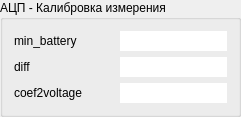
         <widget class="QGroupBox" name="groupBox_9">
          <property name="geometry">
           <rect>
            <x>360</x>
            <y>330</y>
            <width>241</width>
            <height>111</height>
           </rect>
          </property>
          <property name="title">
           <string>АЦП - Калибровка измерения</string>
          </property>
          <layout class="QVBoxLayout" name="verticalLayout_8">
           <item>
            <layout class="QHBoxLayout" name="horizontalLayout_3">
             <item>
              <widget class="QLabel" name="label_2">
               <property name="minimumSize">
                <size>
                 <width>100</width>
                 <height>0</height>
                </size>
               </property>
               <property name="maximumSize">
                <size>
                 <width>100</width>
                 <height>16777215</height>
                </size>
               </property>
               <property name="text">
                <string>min_battery</string>
               </property>
              </widget>
             </item>
             <item>
              <widget class="QLineEdit" name="lineEdit_ADCCalib_MinBattery">
               <property name="minimumSize">
                <size>
                 <width>100</width>
                 <height>0</height>
                </size>
               </property>
               <property name="frame">
                <bool>false</bool>
               </property>
              </widget>
             </item>
            </layout>
           </item>
           <item>
            <layout class="QHBoxLayout" name="horizontalLayout_16">
             <item>
              <widget class="QLabel" name="label_38">
               <property name="minimumSize">
                <size>
                 <width>100</width>
                 <height>0</height>
                </size>
               </property>
               <property name="maximumSize">
                <size>
                 <width>100</width>
                 <height>16777215</height>
                </size>
               </property>
               <property name="text">
                <string>diff</string>
               </property>
              </widget>
             </item>
             <item>
              <widget class="QLineEdit" name="lineEdit_ADCCalib_diff">
               <property name="minimumSize">
                <size>
                 <width>100</width>
                 <height>0</height>
                </size>
               </property>
               <property name="frame">
                <bool>false</bool>
               </property>
              </widget>
             </item>
            </layout>
           </item>
           <item>
            <layout class="QHBoxLayout" name="horizontalLayout_17">
             <item>
              <widget class="QLabel" name="label_39">
               <property name="minimumSize">
                <size>
                 <width>100</width>
                 <height>0</height>
                </size>
               </property>
               <property name="maximumSize">
                <size>
                 <width>100</width>
                 <height>16777215</height>
                </size>
               </property>
               <property name="text">
                <string>coef2voltage</string>
               </property>
              </widget>
             </item>
             <item>
              <widget class="QLineEdit" name="lineEdit_ADCCalib_coef2volt">
               <property name="minimumSize">
                <size>
                 <width>100</width>
                 <height>0</height>
                </size>
               </property>
               <property name="maximumSize">
                <size>
                 <width>11111</width>
                 <height>16777215</height>
                </size>
               </property>
               <property name="frame">
                <bool>false</bool>
               </property>
              </widget>
             </item>
            </layout>
           </item>
          </layout>
         </widget>
